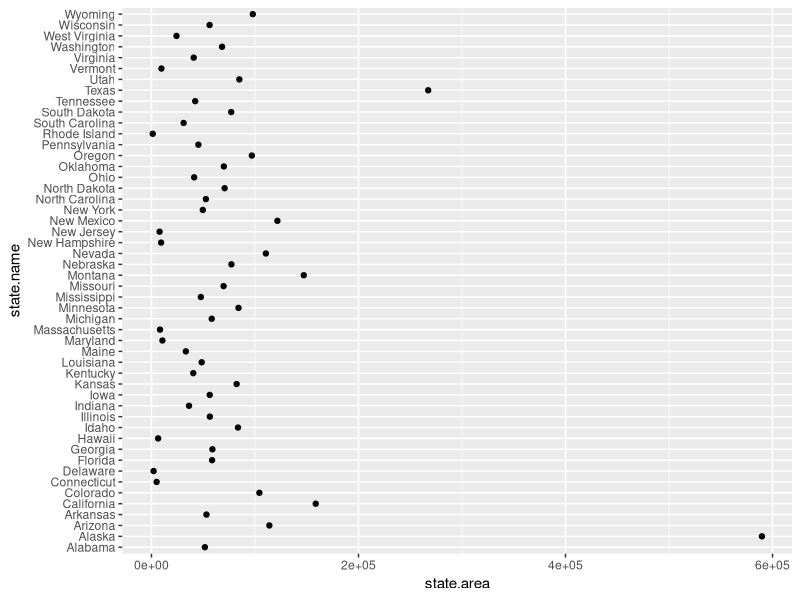

Write R code to recreate this figure. (Note: this script raises an error after producing the figure.)
## ---- chunk 1
library(tidyverse)
## ---- chunk 2
states <- as.data.frame(state.x77)

p2 <- states %>%
  ggplot(aes(x = state.name, y = state.area)) +
  geom_point() +
  coord_flip()
p2
## ---- chunk 3
p + labs(title = "")
## ---- chunk 4
p + labs(subtitle = "")
## ---- chunk 5
p + labs(x = "", y = "")
## ---- chunk 6

